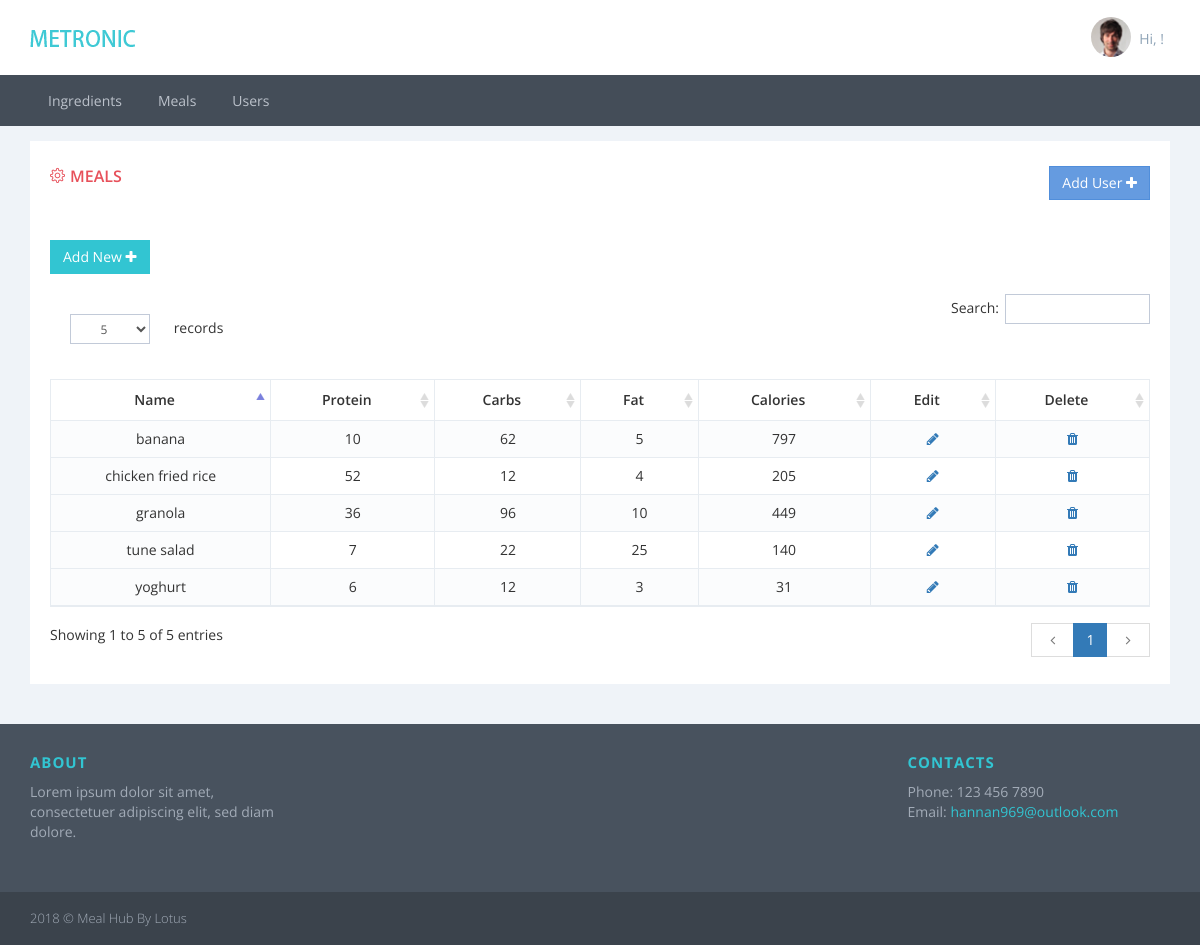
Page /getfit/index.php/admin/meal on the committed database.
### tables this page shows
CREATE TABLE `meal` (
  `meal_id` int(11) NOT NULL AUTO_INCREMENT,
  `name` varchar(45) NOT NULL,
  `image` varchar(100) NOT NULL,
  `category_id` int(11) NOT NULL,
  `totalP` int(11) NOT NULL,
  `totalC` int(11) NOT NULL,
  `totalF` int(11) NOT NULL,
  `totalCal` int(11) NOT NULL,
  `method` text NOT NULL,
  PRIMARY KEY (`meal_id`),
  KEY `fk_meal_Category1_idx` (`category_id`),
  CONSTRAINT `fk_meal_Category1` FOREIGN KEY (`category_id`) REFERENCES `category` (`category_id`) ON DELETE CASCADE ON UPDATE CASCADE
);

### getfit/application/controllers/admin/meal.php (called while the page is built, shortened)
<?php
class Meal extends Base_Controller {
	public function index()
	{
		$data['admin_tab'] = 'MEALS';
		$this->load->model("admin/Meal_model", "meal", true);
		$content['meals'] = $this->meal->get_all_meals();
		$this->load->model("admin/Ingredient_model", "ingredient", true);
		$content['ingredients'] = $this->ingredient->get_all_ingredients();
		$this->load->model("admin/Category_model", "category", true);
		$content['categories'] = $this->category->get_categories();
		$this->load->model("admin/Diet_model", "diet", true);
		$content['diet_types'] = $this->diet->get_diet_types();
		$this->load->view('admin/admin_header', $data);
		$this->load->view('admin/meal', $content);
	}
}

### getfit/index.php (called while the page is built, shortened)
<?php
require_once BASEPATH.'core/CodeIgniter.php';

### getfit/application/models/admin/Meal_model.php (called while the page is built, shortened)
<?php
	class Meal_model extends CI_Model {
        public function get_all_meals(){
            $this->db->select('*');
            $this->db->from('meal');
            $query = $this->db->get();
            return $query->result();
        }
	}
?>

### getfit/application/views/admin/meal.php (the view, shortened to what this page needs)
                                                    <div class="portlet-body">
                                                        <div class="table-toolbar">
                                                            <div class="row">
                                                                <div class="col-md-6">
                                                                    <div class="btn-group">
                                                                        <button  id="add_meal" class="btn green"> Add New
                                                                            <i class="fa fa-plus"></i>
                                                                        </button>
                                                                    </div>
                                                                </div>
                                                            </div>
                                                        </div>
                                                        <table class="table table-striped table-hover table-bordered" id="sample_editable_1">
                                                            <thead>
                                                                <tr>
                                                                    <th> Name </th>
                                                                    <th> Protein </th>
                                                                    <th> Carbs </th>
                                                                    <th> Fat </th>
                                                                    <th> Calories </th>
                                                                    <th> Edit </th>
                                                                    <th> Delete </th>
                                                                </tr>
                                                            </thead>
                                                            <tbody>
                                                                <?php foreach ($meals as $key => $value) :?>
                                                                    <tr class="available" meal_id="<?=$value->meal_id?>">
                                                                        <td><?=$value->name?></td>
                                                                        <td><?=$value->totalP?></td>
                                                                        <td><?=$value->totalC?></td>
                                                                        <td><?=$value->totalF?></td>
                                                                        <td><?=$value->totalCal?></td>
                                                                        <td><a class="edit" meal_name="<?=$value->name?>" meal_id="<?=$value->meal_id?>"><i class="fa fa-pencil"></i></a></td>
                                                                        <td><a class="delete_meal" meal_name="<?=$value->name?>" meal_id="<?=$value->meal_id?>"><i class="fa fa-trash"></i></a></td>
                                                                    </tr>
                                                                <?php endforeach;?>
                                                            </tbody>
                                                        </table>
                                                    </div>
                                                </div>
                                            </div>
                                        </div>
                                    </div>
                                </div>
                            </div>
                        </div>
                    </div>
                </div>
            </div>
            <div class="page-wrapper-row">
                <div class="page-wrapper-bottom">
                    <div class="page-prefooter">
                        <div class="container">
                            <div class="row">
                                <div class="col-md-3 col-sm-6 col-xs-12 footer-block">
                                    <h2>About</h2>
                                    <p> Lorem ipsum dolor sit amet, consectetuer adipiscing elit, sed diam dolore. </p>
                                </div>
                                <div class="col-md-3 col-sm-6 col-xs12 footer-block">
                                </div>
                                <div class="col-md-3 col-sm-6 col-xs-12 footer-block">
                                </div>
                                <div class="col-md-3 col-sm-6 col-xs-12 footer-block">
                                    <h2>Contacts</h2>
                                    <address class="margin-bottom-40"> Phone: 123 456 7890
                                        <br> Email:
                                        <a href="">hannan969@outlook.com</a>
                                    </address>
                                </div>
                            </div>
                        </div>
                    </div>
                    <div class="page-footer">
                        <div class="container">
                            2018 &copy; Meal Hub By Lotus
                        </div>
                    </div>
                </div>
            </div>
        </div>
    </body>
</html>

### getfit/assets/styles/custom_style.css (style rules this page uses)
th { text-align: center; }
td { text-align: center; }

### rows in the picture
meal: name "chicken fried rice", totalP "52", totalC "12", totalF "4", totalCal "205"
meal: name "banana", totalP "10", totalC "62", totalF "5", totalCal "797"
meal: name "tune salad", totalP "7", totalC "22", totalF "25", totalCal "140"
meal: name "granola", totalP "36", totalC "96", totalF "10", totalCal "449"
meal: name "yoghurt", totalP "6", totalC "12", totalF "3", totalCal "31"

### other values in the picture
$admin_tab "MEALS"
